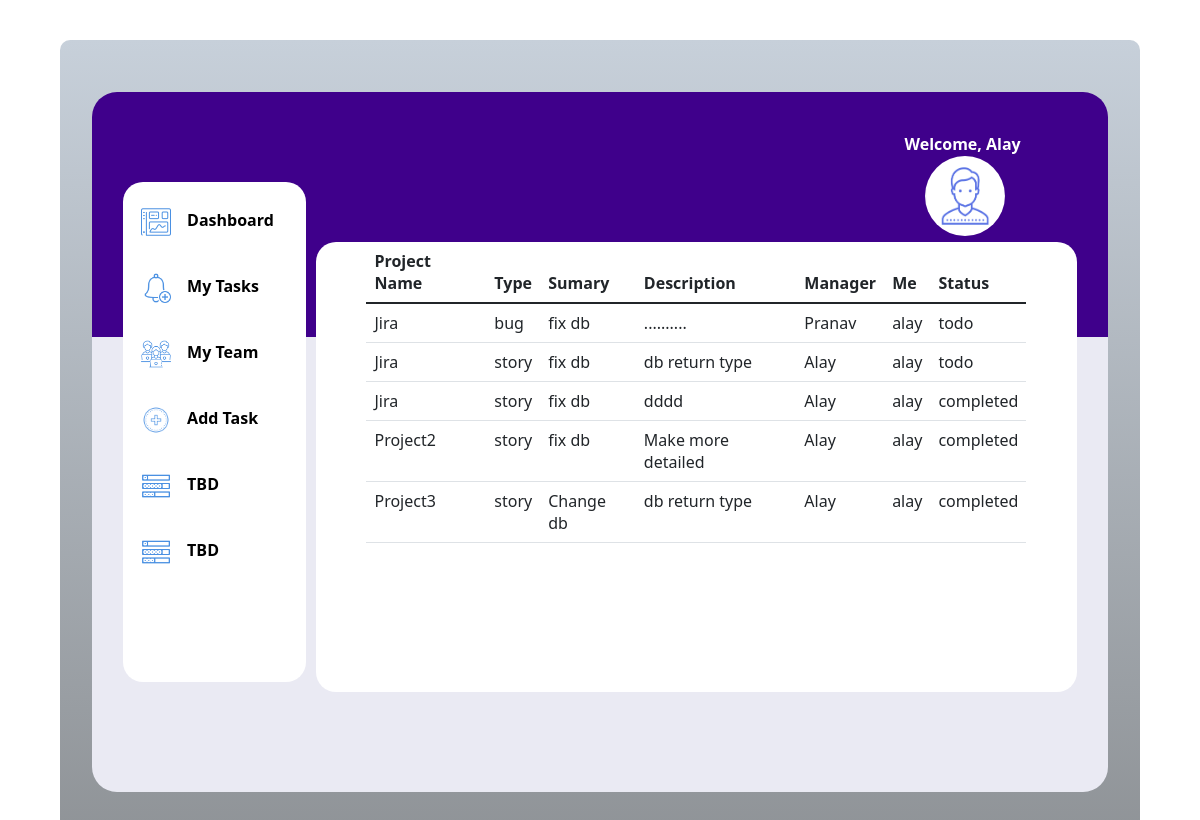
/tasks, run on an earlier commit of the app's database.
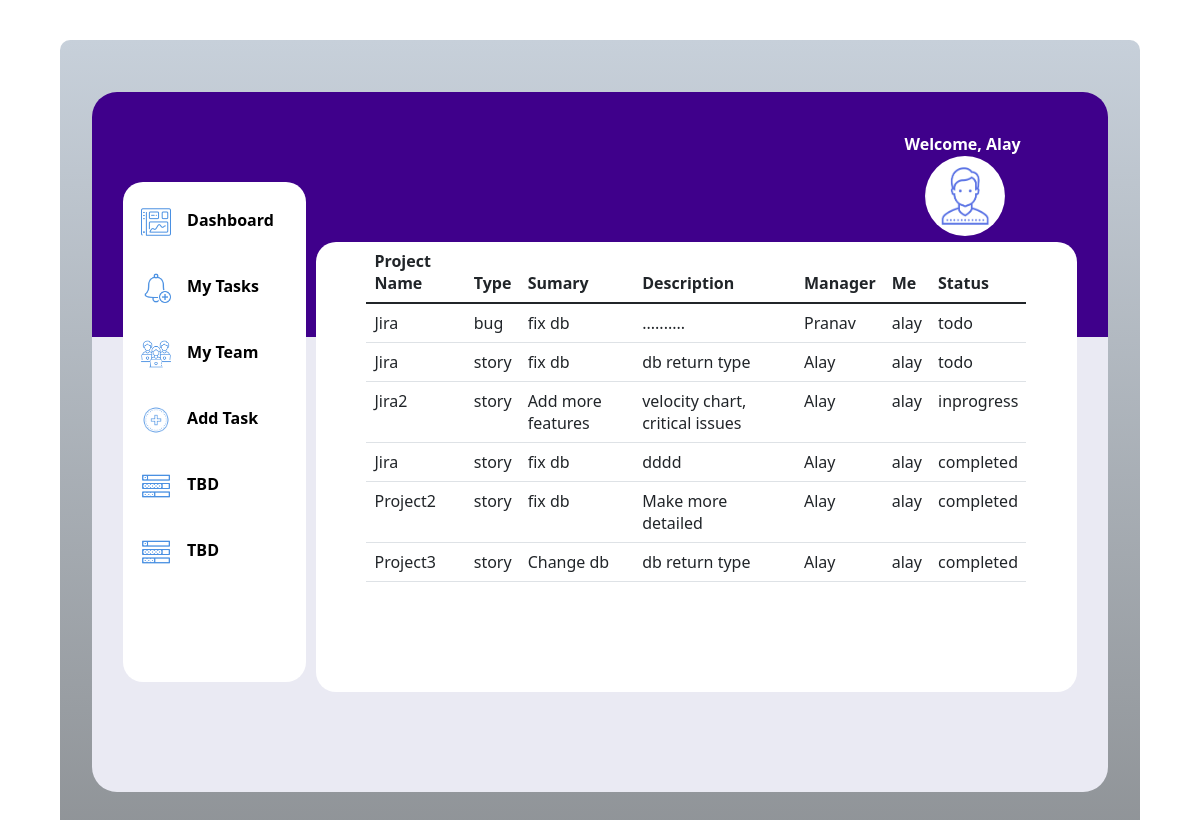
And on a later commit of the database.
### tables this page shows
CREATE TABLE issue(project TEXT,issue_type TEXT,summary TEXT,description TEXT,manager TEXT, assigned_to TEXT, status TEXT);

### routes.py (the view)
@app.route("/tasks")
def tasks():
    tasks=issues.mytasks("alay")
    return render_template('tasks.html',tasks=tasks)

### issues.py (called while the page is built)
def mytasks(name):
    conn=sqlite3.connect('lite.db')
    cur=conn.cursor()
    cur.execute('select * from issue where assigned_to=(?) order by status desc',(name,))
    data=cur.fetchall()
    print(data)
    return data

### templates/tasks.html (shortened to what this page needs)
<html>
    <head>
        <link rel= "stylesheet" type= "text/css" href= "{{ url_for('static',filename='styles/newdashboard.css') }}">
        <link href="https://cdn.jsdelivr.net/npm/bootstrap@5.1.3/dist/css/bootstrap.min.css" rel="stylesheet">
        <link rel="stylesheet" href="../static/styles/allpages.css">
    </head>
    <body>
        <div class="outerpage">
            <div class="webpage">
                <div class="login">
                    Welcome, Alay
                    <img src="../static/images/person.png" alt="">
                </div>
                <div class="sidebar">
                    <div class="dashpic" >
                        <img src="../static/images/icons8-dashboard-60.png" alt="1">
                        <a href="/dashboard">Dashboard</a>
                    </div>
                    <div class="dashpic">
                        <img src="../static/images/icons8-add-reminder-50.png" alt="1">
                        <a href="/tasks">My Tasks</a>
                    </div>
                    <div class="dashpic">
                        <img src="../static/images/icons8-team-58.png" alt="1">
                        <a href="team">My Team</a>
                    </div>
                    <div class="dashpic">
                        <img src="../static/images/icons8-add-80.png" alt="1">
                        <a href="/add">Add Task</a>
                    </div>
                    <div class="dashpic">
                        <img src="../static/images/icons8-tasks-50.png" alt="1">
                        <a href="team">TBD</a>
                    </div>
                    <div class="dashpic">
                        <img src="../static/images/icons8-tasks-50.png" alt="1">
                        <a href="team">TBD</a>
                    </div>
                </div>
                <div class="mainpage">
                    <table class="table">
                        <thead>
                            <tr>
                              <th scope="col">Project Name</th>
                              <th scope="col">Type</th>
                              <th scope="col">Sumary</th>
                              <th scope="col">Description</th>
                              <th scope="col">Manager</th>
                              <th scope="col">Me</th>
                              <th scope="col">Status</th>
                            </tr>
                          </thead>
                        {%for t in tasks%}
                        <tr>
                            {%for i in t%}
                            <td>{{i}}</td>
                            {%endfor%}
                        </tr>
                        {%endfor%}
                    </table>
                </div>
            </div>
        </div>
        </body>
</html>

### static/styles/newdashboard.css (style rules this page uses)
.outerpage { margin: 30px 2% 30px 2%; height: 1200px; width: 96%; background-image: linear-gradient(#c7d0da,#8f9397); border-radius: 10px; padding-top: 50px; }
.webpage { height: 1000px; width: 94%; background: linear-gradient( #3f008b 0%, #3f008b 35%, #eaeaf3 35%, #eaeaf3 100% ); margin-left: 3%; margin-top: 2px; margin-right: 3% ; border-radius: 25px; }
.sidebar { height: 800px; width: 18%; float: left; margin-top: 40px; margin-left: 3%; border-radius: 20px; background-color: white; }
.sidebar a { color: black; margin-right: 25px; padding: 16px; text-decoration: none; font-weight: bold; }
.dashpic { display: flex; color: black; border-radius: 50px; margin: 10px 0; }
.dashpic img { margin-left: 10%; margin-top: 15px; width: 30px; height: 30px; }
.login img { margin-left: 10%; width: 80px; height: 80px; border-radius: 50px; }
.mainpage { height: 800px; width: 75%; float: left; border-radius: 20px; margin-top: 100px; margin-right: 2%; margin-left: 1%; }
.login { height: 50px; width: 20%; margin-left: 80%; padding-top: 40px; color: white; font-weight: bold; }

### static/styles/allpages.css (style rules this page uses)
.outerpage { height: 800px; width: 90%; background-image: linear-gradient(#c7d0da,#8f9397); border-radius: 10px; padding-top: 50px; margin: 40px 5%; }
.webpage { height: 700px; width: 94%; background: linear-gradient( #3f008b 0%, #3f008b 35%, #eaeaf3 35%, #eaeaf3 100% ); margin-left: 3%; margin-top: 2px; margin-right: 3% ; border-radius: 25px; }
.sidebar { height: 500px; width: 18%; float: left; margin-top: 40px; margin-left: 3%; border-radius: 20px; background-color: white; }
.sidebar a { color: black; margin-right: 25px; padding: 16px; text-decoration: none; font-weight: bold; }
.dashpic { display: flex; color: black; border-radius: 50px; margin: 10px 0; }
.dashpic img { margin-left: 10%; margin-top: 15px; width: 30px; height: 30px; }
.login img { margin-left: 10%; width: 80px; height: 80px; border-radius: 50px; }
.mainpage { font-weight: bold; height: 450px; width: 75%; float: left; border-radius: 20px; margin-top: 100px; margin-right: 2%; margin-left: 1%; background-color: white; padding: 0% 5%; }
.login { height: 50px; width: 20%; margin-left: 80%; padding-top: 40px; color: white; font-weight: bold; }

What changed in the data, as far as the page shows it:
added issue: project "Jira2", issue_type "story", summary "Add more features", description "velocity chart, critical issues", manager "Alay", assigned_to "alay", status "inprogress"
